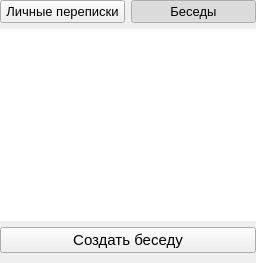
            <widget class="QWidget" name="group_chats_page">
             <layout class="QGridLayout" name="gridLayout">
              <property name="leftMargin">
               <number>0</number>
              </property>
              <property name="topMargin">
               <number>0</number>
              </property>
              <property name="rightMargin">
               <number>0</number>
              </property>
              <property name="bottomMargin">
               <number>10</number>
              </property>
              <item row="4" column="0">
               <widget class="QPushButton" name="chat_creation_button">
                <property name="font">
                 <font>
                  <pointsize>11</pointsize>
                 </font>
                </property>
                <property name="text">
                 <string>Создать беседу</string>
                </property>
               </widget>
              </item>
              <item row="3" column="0">
               <widget class="QListWidget" name="group_chat_list">
                <property name="frameShape">
                 <enum>QFrame::NoFrame</enum>
                </property>
                <property name="horizontalScrollBarPolicy">
                 <enum>Qt::ScrollBarAlwaysOff</enum>
                </property>
                <property name="wordWrap">
                 <bool>false</bool>
                </property>
                <property name="selectionRectVisible">
                 <bool>false</bool>
                </property>
               </widget>
              </item>
              <item row="0" column="0">
               <layout class="QHBoxLayout" name="horizontalLayout_21">
                <item>
                 <widget class="QPushButton" name="switch_personal_chats">
                  <property name="font">
                   <font>
                    <pointsize>10</pointsize>
                   </font>
                  </property>
                  <property name="text">
                   <string>Личные переписки</string>
                  </property>
                  <property name="checkable">
                   <bool>false</bool>
                  </property>
                 </widget>
                </item>
                <item>
                 <widget class="QPushButton" name="unused_switch_group_chats">
                  <property name="font">
                   <font>
                    <pointsize>10</pointsize>
                   </font>
                  </property>
                  <property name="text">
                   <string>Беседы</string>
                  </property>
                  <property name="checkable">
                   <bool>true</bool>
                  </property>
                  <property name="checked">
                   <bool>true</bool>
                  </property>
                 </widget>
                </item>
               </layout>
              </item>
             </layout>
            </widget>
